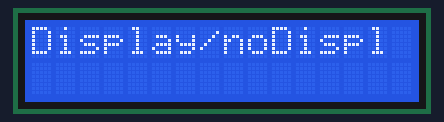
The sketch below on a simulated Arduino Uno, built with avr-gcc and run on an emulated ATmega328P. On the bench: 16×2 character LCD.

Above: at 0.1 s.
At 1.1 s:
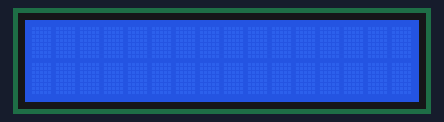

The sketch:

sketch_nov01b.ino
```cpp
// faire clignoter l'affichage sur l'afficheur LCD

//....entete déclarative
#include <LiquidCrystal.h>

// déclaration des broches de l'afficheur
const int R5=2; // broche R5
const int E=3;  // broche E
const int D4=4; // broche D4
const int D5=5; // broche D5
const int D6=6; // broche D6
const int D7=7; // broche D7

LiquidCrystal lcd(R5,E,D4,D5,D6,D7); // déclaration d'un objet représentant lcd

//.....la fonction setup(): éxécutée en premier et en une seule fois
void setup() {

  lcd.begin(16,2); // initialise LCD ( colonnes X lignes )
  lcd.clear();     // efface LCD et se place en 0.0
  lcd.print("Display/noDispl"); // affiche le message

} // fin de la fonction setup()

//....la fonction loop(): éxécutée en boucle sans fin
void loop() {

  lcd.display(); // active l'affichage LCD (sans modifier le message)
  delay(1000); // pause

  lcd.noDisplay(); // désactive l'affichage LCD (sans modifier le message)
  delay(1000); // pause

} // fin de la fonction loop()
```

Measured:
- what the display in image 1 shows lasts 1.0 s, from 1.1 s to 2.1 s
